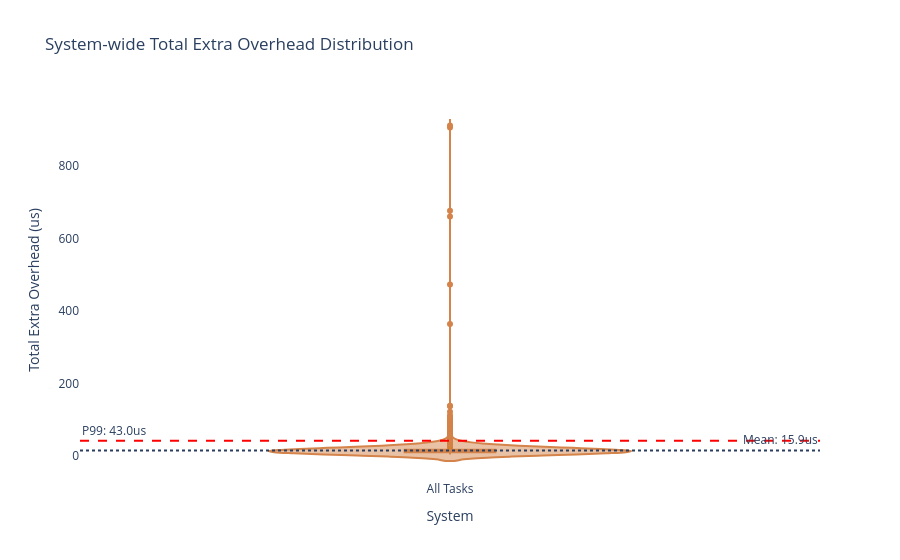

The notebook cell this image was saved under:
### Markdown cell above
## 四、额外开销的真实分布
1. **小提琴图 (Violin Plot)**: 展示每个线程的调度开销分布，重点关注均值。
2. **小提琴图 (Violin Plot)**: 展示每个算法的调度开销分布，重点关注均值。
分别提供全量与p99截断两种视图，便于分析调度器的稳定性与最坏情况执行时间 (WCET)。

### Code cell
def draw_system_summary_violin(df_jobs):
    # 创建统一标签
    df_sum = df_jobs.copy()
    df_sum["System"] = "All Tasks"

    fig = px.violin(df_sum, x="System", y="total_extra_us",
                    box=True, points="outliers",
                    title="System-wide Total Extra Overhead Distribution",
                    color_discrete_sequence=[PLA["Overhead"]])

    # 增加均值和 P99 标注
    mean_val = df_sum["total_extra_us"].mean()
    p99_val = df_sum["total_extra_us"].quantile(0.99)

    fig.add_hline(y=mean_val, line_dash="dot", annotation_text=f"Mean: {mean_val:.1f}us")
    fig.add_hline(y=p99_val, line_dash="dash", line_color="red",
                  annotation_text=f"P99: {p99_val:.1f}us", annotation_position="top left")
    fig.update_yaxes(range=[0, None])  # 从0开始
    fig.update_layout(plot_bgcolor='white', yaxis_title="Total Extra Overhead (us)")
    fig.show()

draw_system_summary_violin(analysis_df)

### Figure 1 — Plotly figure (JSON) as saved in the notebook; plotly's stock layout.template omitted (floating-point values rounded to 4 significant figures; data arrays with more than 128 entries replaced by an {"elided": "..."} marker saying what was removed)
{"data": [{"alignmentgroup": "True", "box": {"visible": true}, "hovertemplate": "System=%{x}<br>total_extra_us=%{y}<extra></extra>", "legendgroup": "", "marker": {"color": "#D4834A"}, "name": "", "offsetgroup": "", "orientation": "v", "points": "outliers", "scalegroup": "True", "showlegend": false, "x": {"elided": "9700 str values"}, "x0": " ", "xaxis": "x", "y": {"elided": "9700 int values"}, "y0": " ", "yaxis": "y", "type": "violin"}], "layout": {"xaxis": {"anchor": "y", "domain": [0.0, 1.0], "title": {"text": "System"}}, "yaxis": {"anchor": "x", "domain": [0.0, 1.0], "title": {"text": "Total Extra Overhead (us)"}, "range": [0, null]}, "legend": {"tracegroupgap": 0}, "title": {"text": "System-wide Total Extra Overhead Distribution"}, "violinmode": "group", "shapes": [{"line": {"dash": "dot"}, "type": "line", "x0": 0, "x1": 1, "xref": "x domain", "y0": 15.88, "y1": 15.88, "yref": "y"}, {"line": {"color": "red", "dash": "dash"}, "type": "line", "x0": 0, "x1": 1, "xref": "x domain", "y0": 43.01, "y1": 43.01, "yref": "y"}], "annotations": [{"showarrow": false, "text": "Mean: 15.9us", "x": 1, "xanchor": "right", "xref": "x domain", "y": 15.88, "yanchor": "bottom", "yref": "y"}, {"showarrow": false, "text": "P99: 43.0us", "x": 0, "xanchor": "left", "xref": "x domain", "y": 43.01, "yanchor": "bottom", "yref": "y"}], "plot_bgcolor": "white"}}
